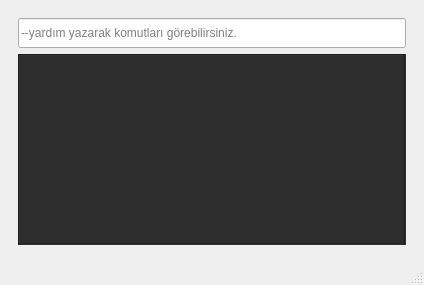
<?xml version="1.0" encoding="UTF-8"?>
<ui version="4.0">
 <class>MainWindow</class>
 <widget class="QMainWindow" name="MainWindow">
  <property name="geometry">
   <rect>
    <x>0</x>
    <y>0</y>
    <width>424</width>
    <height>285</height>
   </rect>
  </property>
  <property name="windowTitle">
   <string>SSH Connect || Maresal PRM</string>
  </property>
  <widget class="QWidget" name="centralwidget">
   <layout class="QVBoxLayout" name="verticalLayout">
    <item>
     <widget class="QStackedWidget" name="stackedWidget">
      <property name="currentIndex">
       <number>1</number>
      </property>
      <widget class="QWidget" name="page">
       <layout class="QGridLayout" name="gridLayout">
        <item row="0" column="1">
         <widget class="QPushButton" name="pushButton">
          <property name="minimumSize">
           <size>
            <width>70</width>
            <height>35</height>
           </size>
          </property>
          <property name="text">
           <string>Bağlan</string>
          </property>
         </widget>
        </item>
        <item row="0" column="0">
         <widget class="QLineEdit" name="lineEdit">
          <property name="sizePolicy">
           <sizepolicy hsizetype="Expanding" vsizetype="Fixed">
            <horstretch>0</horstretch>
            <verstretch>0</verstretch>
           </sizepolicy>
          </property>
          <property name="minimumSize">
           <size>
            <width>250</width>
            <height>35</height>
           </size>
          </property>
          <property name="maximumSize">
           <size>
            <width>0</width>
            <height>16777215</height>
           </size>
          </property>
          <property name="placeholderText">
           <string>Bağlanılacak Ip Adresini Giriniz.</string>
          </property>
         </widget>
        </item>
        <item row="1" column="0" colspan="2">
         <widget class="QLabel" name="label">
          <property name="text">
           <string/>
          </property>
          <property name="alignment">
           <set>Qt::AlignCenter</set>
          </property>
         </widget>
        </item>
       </layout>
      </widget>
      <widget class="QWidget" name="page_2">
       <layout class="QGridLayout" name="gridLayout_2">
        <item row="1" column="0" colspan="2">
         <widget class="QTextBrowser" name="textBrowser">
          <property name="styleSheet">
           <string notr="true">#textBrowser{
	background-color: rgb(45, 45, 45);
	color: rgb(255, 255, 255);
}</string>
          </property>
          <property name="frameShape">
           <enum>QFrame::Box</enum>
          </property>
          <property name="verticalScrollBarPolicy">
           <enum>Qt::ScrollBarAsNeeded</enum>
          </property>
          <property name="horizontalScrollBarPolicy">
           <enum>Qt::ScrollBarAsNeeded</enum>
          </property>
          <property name="sizeAdjustPolicy">
           <enum>QAbstractScrollArea::AdjustToContents</enum>
          </property>
          <property name="documentTitle">
           <string/>
          </property>
          <property name="overwriteMode">
           <bool>false</bool>
          </property>
          <property name="placeholderText">
           <string/>
          </property>
         </widget>
        </item>
        <item row="0" column="0" colspan="2">
         <widget class="QLineEdit" name="lineEdit_2">
          <property name="minimumSize">
           <size>
            <width>0</width>
            <height>30</height>
           </size>
          </property>
          <property name="placeholderText">
           <string>--yardım yazarak komutları görebilirsiniz.</string>
          </property>
         </widget>
        </item>
       </layout>
      </widget>
     </widget>
    </item>
   </layout>
  </widget>
  <widget class="QMenuBar" name="menubar">
   <property name="geometry">
    <rect>
     <x>0</x>
     <y>0</y>
     <width>424</width>
     <height>21</height>
    </rect>
   </property>
  </widget>
  <widget class="QStatusBar" name="statusbar"/>
 </widget>
 <resources/>
 <connections/>
</ui>
